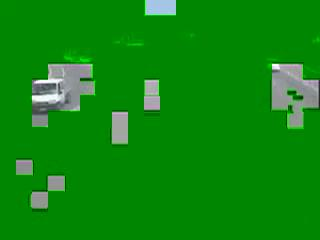
#> input picture media/img/frames/frame10.jpg, 320 x 240 px
$ python filter.py ../../../../media/img/frames/frame10.jpg ../../../../media/img/frames/frame11.jpg   (Python 2 division)
#> lines starting #> are read from the running program, lines starting #| are printed output that depends on the picture
#!/opt/python2.7/bin/python

import sys
import Image
from abc import ABCMeta, abstractmethod

# --------------------------------------- #

class Filter:
    """ Clase padre de filtros """
    __metaclass__ = ABCMeta

    # Constantes para indicar con que dispositivo se debe procesar el filtro
    CPU = 0
    CUDA = 1
    OPENCL = 2

    # Atributos
    images = []
    post_img = None

    def __init__(self, *images):
        for im in images:
            self.images.append(im)

    # TODO Esquema de colores como parametro
    def new_post_img(self, mode, size):
        self.post_img = Image.new(mode, size)

    def fetch_result(self):
        return self.post_img

    @abstractmethod
    def Apply(self):
        pass

# --------------------------------------- #

class ErosionFilter(Filter):
    def __init__(self, *images):
        super(ErosionFilter, self).__init__(*images)

    def Apply(self):
        pass

# --------------------------------------- #

class DifferenceFilter(Filter):
    def __init__(self, *images):
        super(DifferenceFilter, self).__init__(*images)

    def Apply(self, mode):
        self.new_post_img(self.images[0].mode,
                          (self.images[0].size[0], self.images[0].size[1]))
        for x in xrange(self.images[0].size[0]):
            for y in xrange(self.images[0].size[1]):
                # "diff" resultara ser una tupla de 3 elementos (en imagenes RGB) con la
                # diferencia en valor absoluto por cada canal en ese pixel, comparado con el
                # mismo pixel de la imagen anterior
                diff = tuple([abs(a - b) for a,b in zip(self.images[0].getpixel((x, y)), self.images[1].getpixel((x, y)))])
                # img.putpixel((x, y), value)
                self.post_img.putpixel((x, y), diff)

# --------------------------------------- #

im1 = Image.open(sys.argv[1])
#> im1 is the input picture: PIL image 320x240 RGB; mean R, G, B 13.3, 136.2, 14.8
im2 = Image.open(sys.argv[2])
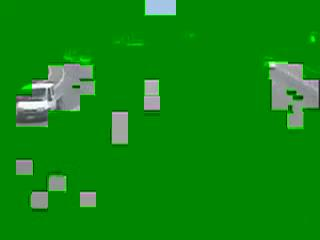
#> input picture media/img/frames/frame11.jpg, 320 x 240 px
#> im2 is the input picture: PIL image 320x240 RGB; mean R, G, B 14.6, 136.6, 16
print sys.argv[1], ": ", im1.format, im1.size, im1.mode, '\n'
#| ../../../../media/img/frames/frame10.jpg :  JPEG (320, 240) RGB
diferencia = DifferenceFilter(im1, im2)
diferencia.Apply(Filter.CPU)
#> in new_post_img, `self.post_img = Image.new(mode, size)`: self.post_img: PIL image 320x240 RGB; every value is 0
#> after the loop in Apply, `for x in xrange(self.images[0].size[0]):`:
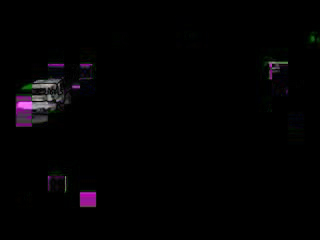
#> self.post_img: PIL image 320x240 RGB; mean R, G, B 3.1, 2.2, 3.2
post = diferencia.fetch_result()
post.save("post.png", "PNG")
